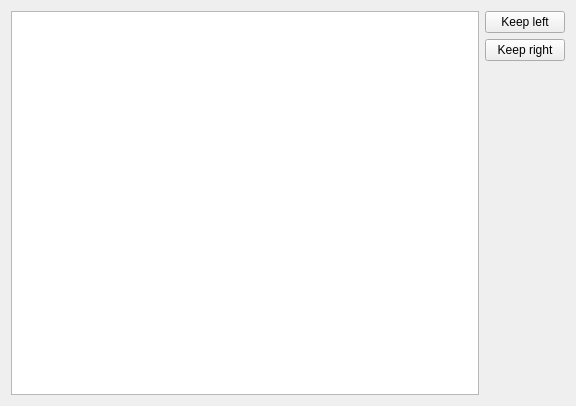
<?xml version="1.0" encoding="UTF-8"?>
<ui version="4.0">
 <class>MergeListView</class>
 <widget class="QWidget" name="MergeListView">
  <property name="geometry">
   <rect>
    <x>0</x>
    <y>0</y>
    <width>576</width>
    <height>406</height>
   </rect>
  </property>
  <property name="windowTitle">
   <string>Form</string>
  </property>
  <layout class="QHBoxLayout" name="horizontalLayout_2">
   <item>
    <widget class="MergeListWidget" name="mergeListWidget">
     <property name="horizontalScrollBarPolicy">
      <enum>Qt::ScrollBarAlwaysOff</enum>
     </property>
     <property name="defaultDropAction">
      <enum>Qt::MoveAction</enum>
     </property>
    </widget>
   </item>
   <item>
    <layout class="QVBoxLayout" name="verticalLayout">
     <item>
      <widget class="QPushButton" name="pushButton">
       <property name="text">
        <string>Keep left</string>
       </property>
      </widget>
     </item>
     <item>
      <widget class="QPushButton" name="pushButton_2">
       <property name="text">
        <string>Keep right</string>
       </property>
      </widget>
     </item>
     <item>
      <spacer name="verticalSpacer">
       <property name="orientation">
        <enum>Qt::Vertical</enum>
       </property>
       <property name="sizeHint" stdset="0">
        <size>
         <width>20</width>
         <height>40</height>
        </size>
       </property>
      </spacer>
     </item>
    </layout>
   </item>
  </layout>
 </widget>
 <customwidgets>
  <customwidget>
   <class>MergeListWidget</class>
   <extends>QListView</extends>
   <header>Merge/mergelistwidget.h</header>
  </customwidget>
 </customwidgets>
 <resources/>
 <connections/>
</ui>
